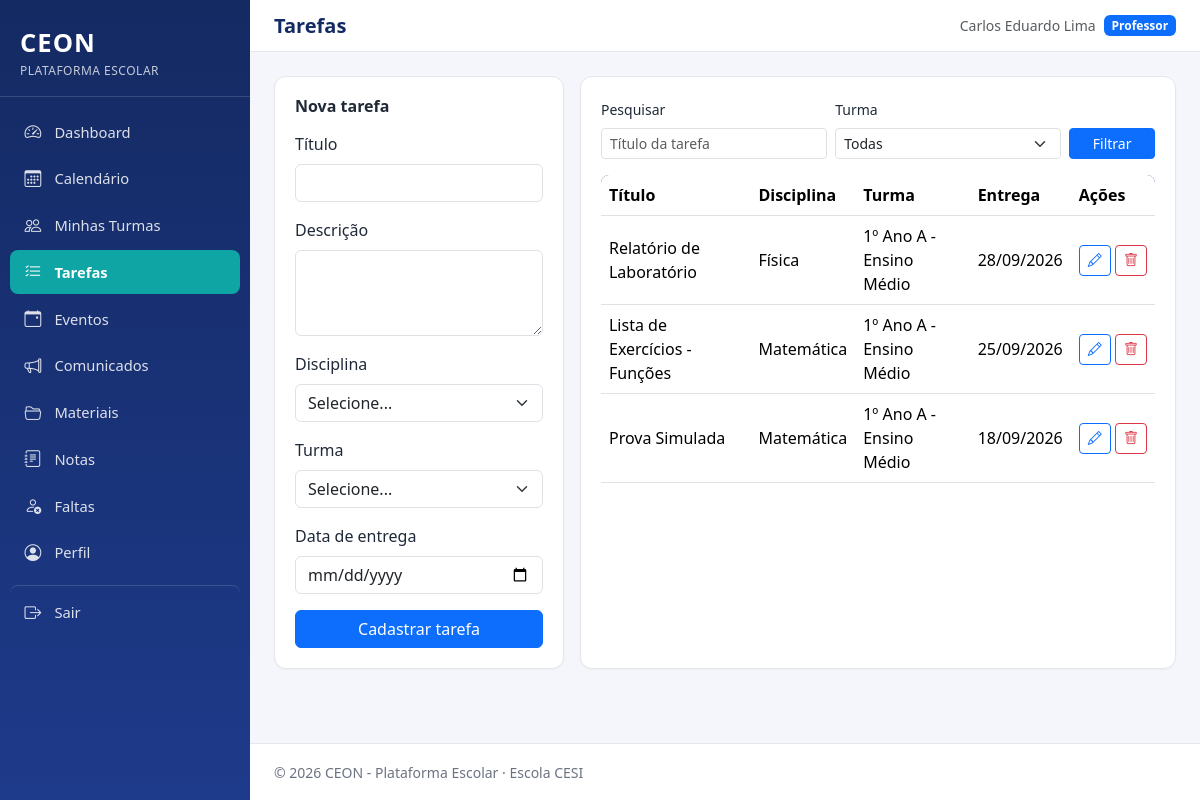
Screenshot of /professor/tarefas.php (signed in) with the database file from the repository.
### tables this page shows
CREATE TABLE tarefas (
    id INT AUTO_INCREMENT PRIMARY KEY,
    disciplina_id INT NOT NULL,
    turma_id INT NOT NULL,
    professor_id INT NOT NULL,
    titulo VARCHAR(150) NOT NULL,
    descricao TEXT NULL,
    data_entrega DATE NOT NULL,
    CONSTRAINT fk_tarefas_disciplina FOREIGN KEY (disciplina_id) REFERENCES disciplinas(id) ON DELETE CASCADE,
    CONSTRAINT fk_tarefas_turma FOREIGN KEY (turma_id) REFERENCES turmas(id) ON DELETE CASCADE,
    CONSTRAINT fk_tarefas_professor FOREIGN KEY (professor_id) REFERENCES professores(id) ON DELETE CASCADE,
    INDEX idx_tarefas_entrega (data_entrega)
);

CREATE TABLE disciplinas (
    id INT AUTO_INCREMENT PRIMARY KEY,
    nome VARCHAR(100) NOT NULL,
    descricao TEXT NULL
);

CREATE TABLE turmas (
    id INT AUTO_INCREMENT PRIMARY KEY,
    nome VARCHAR(100) NOT NULL,
    ano_letivo YEAR NOT NULL,
    turno ENUM('manha', 'tarde', 'noite') NOT NULL,
    UNIQUE KEY uq_turma (nome, ano_letivo)
);

### includes/functions.php (called while the page is built, shortened)
<?php
function e(?string $valor): string
{
    return htmlspecialchars($valor ?? '', ENT_QUOTES, 'UTF-8');
}
function formatarData(?string $dataSql): string
{
    $dt = DateTime::createFromFormat('Y-m-d', substr($dataSql, 0, 10));
    return $dt ? $dt->format('d/m/Y') : '-';
}

### professor/tarefas.php (the view, shortened to what this page needs)
<?php
require_once __DIR__ . '/../includes/functions.php';
$pdo = getConexao();
$professorId = idPerfilLogado();
$busca = trim($_GET['busca'] ?? '');
$sql = "
    SELECT t.*, d.nome AS disciplina_nome, tu.nome AS turma_nome
    FROM tarefas t
    JOIN disciplinas d ON d.id = t.disciplina_id
    JOIN turmas tu ON tu.id = t.turma_id
    WHERE t.professor_id = ?
";
$parametros = [$professorId];
$sql .= ' ORDER BY t.data_entrega DESC';
$stmt = $pdo->prepare($sql);
$stmt->execute($parametros);
$tarefas = $stmt->fetchAll();
$tarefaEdicao = null;
require_once __DIR__ . '/../includes/header.php';
?>
<div class="row g-3">
    <div class="col-lg-4">
        <div class="ceon-card">
            <h2 class="h6 fw-bold mb-3"><?= $tarefaEdicao ? 'Editar tarefa' : 'Nova tarefa' ?></h2>
            <form method="POST" class="needs-validation" novalidate>
                <div class="mb-3">
                    <label for="titulo" class="form-label">Título</label>
                    <input type="text" id="titulo" name="titulo" class="form-control" required
                           value="<?= e($tarefaEdicao['titulo'] ?? '') ?>">
                </div>
                <div class="mb-3">
                    <label for="descricao" class="form-label">Descrição</label>
                    <textarea id="descricao" name="descricao" class="form-control" rows="3"><?= e($tarefaEdicao['descricao'] ?? '') ?></textarea>
                </div>
                <div class="mb-3">
                    <label for="disciplina_id" class="form-label">Disciplina</label>
                    <select id="disciplina_id" name="disciplina_id" class="form-select" required>
                        <option value="">Selecione...</option>
                    </select>
                </div>
                <div class="mb-3">
                    <label for="turma_id" class="form-label">Turma</label>
                    <select id="turma_id" name="turma_id" class="form-select" required>
                        <option value="">Selecione...</option>
                    </select>
                </div>
                <div class="mb-3">
                    <label for="data_entrega" class="form-label">Data de entrega</label>
                    <input type="date" id="data_entrega" name="data_entrega" class="form-control" required
                           value="<?= e($tarefaEdicao['data_entrega'] ?? '') ?>">
                </div>
                <button type="submit" class="btn btn-primary w-100"><?= $tarefaEdicao ? 'Salvar alterações' : 'Cadastrar tarefa' ?></button>
            </form>
        </div>
    </div>
    <div class="col-lg-8">
        <div class="ceon-card">
            <form method="GET" class="row g-2 mb-3">
                <div class="col-sm-5">
                    <label for="busca" class="form-label small">Pesquisar</label>
                    <input type="text" id="busca" name="busca" class="form-control form-control-sm" value="<?= e($busca) ?>" placeholder="Título da tarefa">
                </div>
                <div class="col-sm-5">
                    <label for="turma" class="form-label small">Turma</label>
                    <select id="turma" name="turma" class="form-select form-select-sm">
                        <option value="0">Todas</option>
                    </select>
                </div>
                <div class="col-sm-2 d-flex align-items-end">
                    <button type="submit" class="btn btn-sm btn-primary w-100">Filtrar</button>
                </div>
            </form>
            <?php if (empty($tarefas)): ?>
                <p class="text-muted mb-0">Nenhuma tarefa encontrada.</p>
            <?php else: ?>
                <div class="table-responsive">
                    <table class="table ceon-table align-middle">
                        <thead><tr><th>Título</th><th>Disciplina</th><th>Turma</th><th>Entrega</th><th>Ações</th></tr></thead>
                        <tbody>
                        <?php foreach ($tarefas as $t): ?>
                            <tr>
                                <td><?= e($t['titulo']) ?></td>
                                <td><?= e($t['disciplina_nome']) ?></td>
                                <td><?= e($t['turma_nome']) ?></td>
                                <td><?= formatarData($t['data_entrega']) ?></td>
                                <td class="text-nowrap">
                                    <a href="tarefas.php?editar=<?= (int) $t['id'] ?>" class="btn btn-sm btn-outline-primary" aria-label="Editar"><i class="bi bi-pencil"></i></a>
                                    <form method="POST" class="d-inline ceon-confirm-delete" data-confirm-message="Tem certeza que deseja excluir esta tarefa?">
                                        <button type="submit" class="btn btn-sm btn-outline-danger" aria-label="Excluir"><i class="bi bi-trash"></i></button>
                                    </form>
                                </td>
                            </tr>
                        <?php endforeach; ?>
                        </tbody>
                    </table>
                </div>
            <?php endif; ?>
        </div>
    </div>
</div>
<?php require_once __DIR__ . '/../includes/footer.php'; ?>

### assets/css/style.css (style rules this page uses)
:root { --ceon-primary: #1e3a8a; --ceon-primary-light: #2f52b0; --ceon-primary-dark: #142a63; --ceon-accent: #0ea5a4; --ceon-bg: #f4f6fb; --ceon-card-bg: #ffffff; --ceon-text: #1f2937; --ceon-text-muted: #6b7280; --ceon-border: #e5e7eb; --ceon-sidebar-width: 250px; --ceon-danger: #dc2626; --ceon-warning: #d97706; --ceon-success: #16a34a; }
* { box-sizing: border-box; }
body { background-color: var(--ceon-bg); color: var(--ceon-text); font-family: 'Segoe UI', Roboto, Helvetica, Arial, sans-serif; margin: 0; }
a { text-decoration: none; }
.ceon-card { background: var(--ceon-card-bg); border: 1px solid var(--ceon-border); border-radius: .75rem; padding: 1.25rem; height: 100%; box-shadow: 0 1px 2px rgba(16,24,40,.04); }
.table-responsive { border-radius: .5rem; overflow: hidden; }
.ceon-table thead { background: var(--ceon-primary); color: #fff; }

### rows the page displays
tarefas: titulo "Relatório de Laboratório", disciplina.nome "Física", turma.nome "1º Ano A - Ensino Médio", data_entrega "28/09/2026"
tarefas: titulo "Lista de Exercícios - Funções", disciplina.nome "Matemática", turma.nome "1º Ano A - Ensino Médio", data_entrega "25/09/2026"
tarefas: titulo "Prova Simulada", disciplina.nome "Matemática", turma.nome "1º Ano A - Ensino Médio", data_entrega "18/09/2026"

### other values shown
$rotulo "Dashboard"
$rotulo "Calendário"
$rotulo "Minhas Turmas"
$rotulo "Tarefas"
$rotulo "Eventos"
$rotulo "Comunicados"
$rotulo "Materiais"
$rotulo "Notas"
$rotulo "Faltas"
$rotulo "Perfil"
$tituloPagina "Tarefas"
$_SESSION['nome'] "Carlos Eduardo Lima"
rotuloTipoUsuario($_SESSION['tipo_usuario'] ?? '') "Professor"
